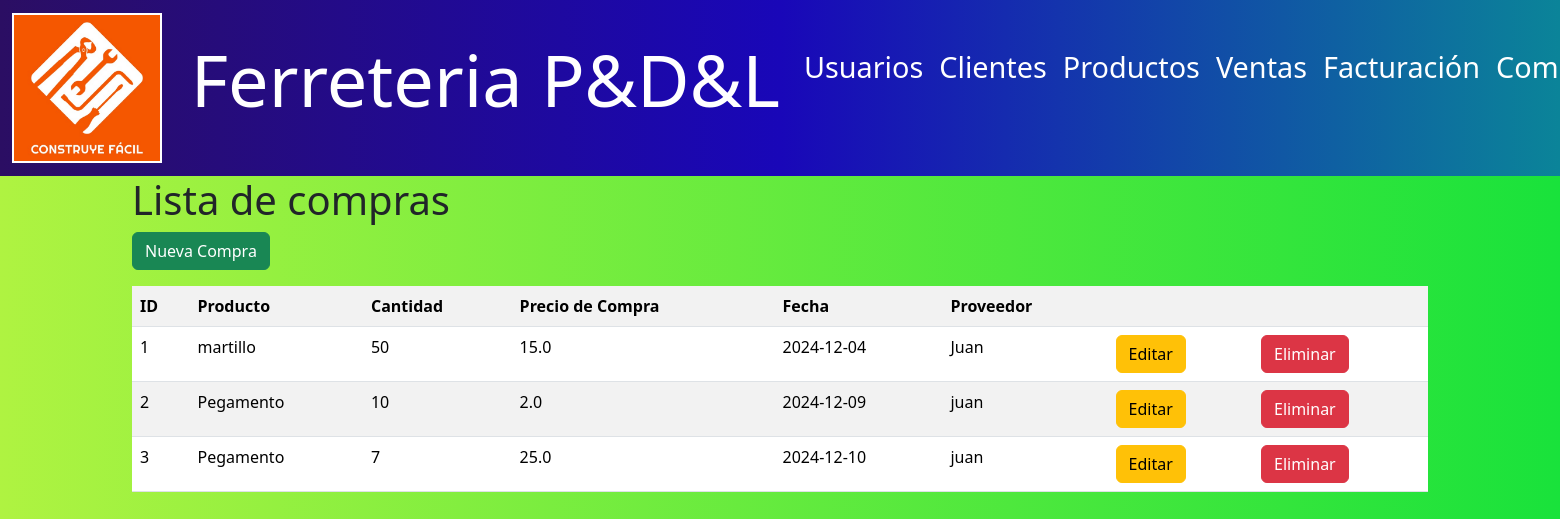
The page /compras/ (signed in) on the database its author committed.
### models/compra_model.py (models this page shows, shortened)
class Compra(db.Model):
    __tablename__ = "compras"
    id = db.Column(db.Integer, primary_key=True)
    producto_id = db.Column(db.Integer, db.ForeignKey('productos.id'), nullable=False)
    cantidad = db.Column(db.Integer, nullable=False)
    precio_compra = db.Column(db.Float, nullable=False)
    fecha = db.Column(db.Date, nullable=False)
    proveedor = db.Column(db.String(100), nullable=False)
    producto = db.relationship('Producto', back_populates='compras')
    @staticmethod
    def get_all():
        return Compra.query.all()

### models/producto_model.py (models this page shows, shortened)
class Producto(db.Model):
    __tablename__ = "productos"
    id = db.Column(db.Integer, primary_key=True)
    nombre = db.Column(db.String(100), nullable=False)
    descripcion = db.Column(db.String(120), nullable=False)
    precio = db.Column(db.Float(11, 2), nullable=False)
    stock = db.Column(db.Integer, nullable=False)
    ventas = db.relationship('Venta', back_populates='producto')
    compras = db.relationship('Compra', back_populates='producto')
    facturas = db.relationship('Factura', back_populates='producto')

### controllers/compra_controller.py (the view)
@compra_bp.route("/")
def index():
    compras = Compra.get_all()
    return compra_view.list(compras)

### run.py (called while the page is built)
@app.context_processor
def inject_active_path():
    def is_active(path):
        return 'active' if request.path == path else ''
    return(dict(is_active =  is_active))

### views/compra_view.py (called while the page is built)
def list(compras):
    return render_template('compras/index.html', compras=compras)

### templates/compras/index.html (shortened to what this page needs)
{% extends 'base.html' %}
{% block content %}
<h1>Lista de compras</h1>
<a href="{{ url_for('compra.create') }}" class="btn btn-success mb-3">Nueva Compra</a>
<table class="table table-striped">
    <tr>
        <th>ID</th>
        <th>Producto</th>
        <th>Cantidad</th>
        <th>Precio de Compra</th>
        <th>Fecha</th>
        <th>Proveedor</th>
        <th></th>
        <th></th>
    </tr>
    {% for item in compras %}
    <tr>
        <td>{{ item.id }}</td>
        <td>{{ item.producto.nombre }}</td>
        <td>{{ item.cantidad }}</td>
        <td>{{ item.precio_compra }}</td>
        <td>{{ item.fecha }}</td>
        <td>{{ item.proveedor }}</td>
        <td>
            <a href="{{ url_for('compra.edit', id=item.id) }}" class="btn btn-warning">Editar</a>
        </td>
        <td>
            <a href="{{ url_for('compra.delete', id=item.id) }}" class="btn btn-danger">Eliminar</a>
        </td>
    </tr>
    {% endfor %}
</table>
{% endblock %}

### templates/base.html (style rules this page uses)
body { background: linear-gradient(to right, #aff341, #19e23b); min-height: 100vh; }

### rows shown on the page
Compra: id "1", producto.nombre "martillo", cantidad "50", precio_compra "15.0", fecha "2024-12-04", proveedor "Juan"
Compra: id "2", producto.nombre "Pegamento", cantidad "10", precio_compra "2.0", fecha "2024-12-09", proveedor "juan"
Compra: id "3", producto.nombre "Pegamento", cantidad "7", precio_compra "25.0", fecha "2024-12-10", proveedor "juan"
